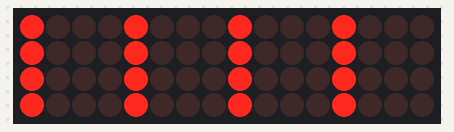
A sketch run on a simulated Arduino Nano, built with avr-gcc and run on an emulated ATmega328P. Shown: 16×4 LED matrix. Wiring (inferred from the names in the program): LED cube drawn one layer per row (orientation assumed): layers pin 2, pin 3, pin 4, pin 5; columns pin 6, pin 7, pin 8, pin 9, pin 10, pin 11, pin 12, pin 13, A0, A1, A2, A3, A4, A5, pin 0, pin 1.

Above: at 0.83 s.
At 34.45 s:
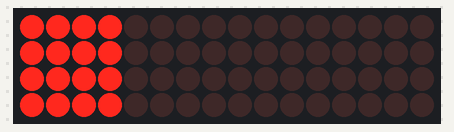

The sketch:

LED_Cube_Unified_Axis_Plane_Sweep_Anim_with_Brightness_Cont.ino
```cpp
// 4×4×4 LED Cube: Unified Axis Plane Sweep Animation with Brightness Control
// Speed controlled by constants in code
// Arduino Nano

const uint8_t layerPins[4] = {2, 3, 4, 5};
const uint8_t colPins[16] = {
  6,  7,  8,  9,    // X=0, Y=0–3
  10, 11, 12, 13,   // X=1, Y=0–3
  A0, A1, A2, A3,   // X=2, Y=0–3
  A4, A5,           // X=3, Y=0–1
  0,  1             // X=3, Y=2–3 (D0/D1)
};

uint16_t cubeData[4]; // per-layer 16-bit masks

// Animation speed settings (ms pause per plane)
  //To Change Animation Speed Change the Constant Values
const uint16_t speedDelayX = 100;
const uint16_t speedDelayY = 150;
const uint16_t speedDelayZ = 200;

// Brightness control (0.0 = off, 1.0 = full brightness)
const float BRIGHTNESS = 1.0f;     // Set global brightness here
const uint16_t PWM_PERIOD = 1000;  // microseconds total per layer

// Helper: clear all voxels
void clearCube() {
  for (uint8_t z = 0; z < 4; z++) cubeData[z] = 0;
}

// Helper: set one voxel
void setVoxel(uint8_t x, uint8_t y, uint8_t z, bool on) {
  if (x > 3 || y > 3 || z > 3) return;
  uint8_t bit = y * 4 + x;
  if (on) cubeData[z] |=  (1 << bit);
  else    cubeData[z] &= ~(1 << bit);
}

// Helper: multiplex and draw one frame with brightness
void drawCubeFrame(uint16_t dwellUs = PWM_PERIOD) {
  uint32_t onTime  = (uint32_t)(dwellUs * BRIGHTNESS);
  uint32_t offTime = dwellUs - onTime;

  for (uint8_t z = 0; z < 4; z++) {
    for (uint8_t i = 0; i < 16; i++) {
      digitalWrite(colPins[i], (cubeData[z] & (1 << i)) ? HIGH : LOW);
    }
    digitalWrite(layerPins[z], HIGH);
    delayMicroseconds(onTime);
    digitalWrite(layerPins[z], LOW);
    delayMicroseconds(offTime);
  }
}

// Unified plane sweep along any axis
// axis: 'X', 'Y', or 'Z'
// repeat: number of full cycles
// delayMs: pause per plane (controls animation speed)
void animPlaneSweepAll(char axis, uint8_t repeat, uint16_t delayMs) {
  for (uint8_t r = 0; r < repeat; r++) {
    if (axis == 'X') {
      for (uint8_t x = 0; x < 4; x++) {
        clearCube();
        for (uint8_t z = 0; z < 4; z++)
          for (uint8_t y = 0; y < 4; y++) setVoxel(x, y, z, true);
        drawCubeFrame();
        delay(delayMs);
      }
      for (int8_t x = 2; x >= 0; x--) {
        clearCube();
        for (uint8_t z = 0; z < 4; z++)
          for (uint8_t y = 0; y < 4; y++) setVoxel(x, y, z, true);
        drawCubeFrame();
        delay(delayMs);
      }
    } else if (axis == 'Y') {
      for (uint8_t y = 0; y < 4; y++) {
        clearCube();
        for (uint8_t z = 0; z < 4; z++)
          for (uint8_t x = 0; x < 4; x++) setVoxel(x, y, z, true);
        drawCubeFrame();
        delay(delayMs);
      }
      for (int8_t y = 2; y >= 0; y--) {
        clearCube();
        for (uint8_t z = 0; z < 4; z++)
          for (uint8_t x = 0; x < 4; x++) setVoxel(x, y, z, true);
        drawCubeFrame();
        delay(delayMs);
      }
    } else if (axis == 'Z') {
      for (uint8_t z = 0; z < 4; z++) {
        clearCube();
        for (uint8_t x = 0; x < 4; x++)
          for (uint8_t y = 0; y < 4; y++) setVoxel(x, y, z, true);
        drawCubeFrame();
        delay(delayMs);
      }
      for (int8_t z = 2; z >= 0; z--) {
        clearCube();
        for (uint8_t x = 0; x < 4; x++)
          for (uint8_t y = 0; y < 4; y++) setVoxel(x, y, z, true);
        drawCubeFrame();
        delay(delayMs);
      }
    }
  }
}

void setup() {
  for (uint8_t i = 0; i < 4; i++) {
    pinMode(layerPins[i], OUTPUT);
    digitalWrite(layerPins[i], LOW);
  }
  for (uint8_t i = 0; i < 16; i++) {
    pinMode(colPins[i], OUTPUT);
    digitalWrite(colPins[i], LOW);
  }
}

void loop() {
  // Change animation Repetation by adjusting these constants above
  animPlaneSweepAll('X', 2, speedDelayX);
  delay(200);
  animPlaneSweepAll('Y', 2, speedDelayY);
  delay(200);
  animPlaneSweepAll('Z', 2, speedDelayZ);
  delay(1000);
}
```
